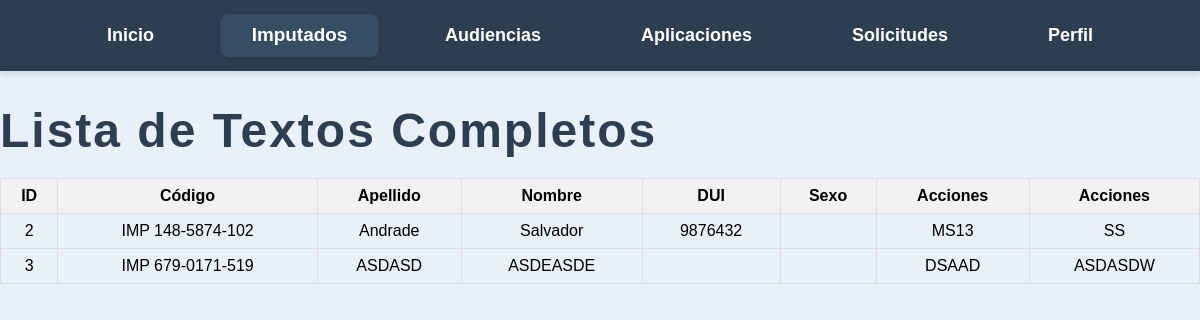
Page /Casos/imputados/tabla_imputados_achivados.php (signed in) on the committed database.
### tables this page shows
CREATE TABLE `imputados_archivados` (
  `id` int(11) NOT NULL,
  `codigo` varchar(20) DEFAULT NULL,
  `apellido` varchar(255) NOT NULL,
  `nombre` varchar(255) NOT NULL,
  `fecha_nacimiento` date NOT NULL,
  `dui` varchar(10) NOT NULL,
  `departamento` varchar(255) NOT NULL,
  `distrito` varchar(255) NOT NULL,
  `direccion` text NOT NULL,
  `madre` varchar(255) DEFAULT NULL,
  `padre` varchar(255) DEFAULT NULL,
  `pandilla` varchar(255) DEFAULT NULL,
  `alias` varchar(255) DEFAULT NULL,
  `sexo` char(1) NOT NULL
);

### Casos/imputados/tabla_imputados_achivados.php (the view, shortened to what this page needs)
<?php
$servername = "localhost";
$username = "root";
$password = "";
$dbname = "legalcc";
$conn = new mysqli($servername, $username, $password, $dbname);
$user_id = $_SESSION['user_id'];
$sql = "SELECT tipo FROM usuarios WHERE id = ?";
$stmt = $conn->prepare($sql);
$stmt->bind_param("i", $user_id);
$stmt->execute();
$stmt->bind_result($tipo_usuario);
?>
<!DOCTYPE html>
<html lang="es">
<head>
</head>
<body>
<nav>
        <ul>
            <li><a href="/Pagina_principal.php" >Inicio</a></li>
            <li>
                <a href="" class="active">Imputados</a>
            </li>
            <li><a href="/Audiencias/Buscar_Audiencias.php">Audiencias</a></li>
            <li><a href="apps.php">Aplicaciones</a></li>
            <?php if ($tipo_usuario === 'juez'): ?>
            <li><a href="/Audiencias/ver_solicitudes.php">Solicitudes</a></li>
            <?php endif; ?>
            <li>
                <a href="/formularios/Perfil.php">Perfil</a>
            </li>
        </ul>
    </nav>
    <h1>Lista de Textos Completos</h1>
    <table>
        <tr>
            <th>ID</th>
            <th>Código</th>
            <th>Apellido</th>
            <th>Nombre</th>
            <th>DUI</th>
            <th>Sexo</th>
            <th>Acciones</th>
            <th>Acciones</th>
        </tr>
        <?php
        $host = 'localhost';
        $username = 'root';
        $password = '';
        $database = 'legalcc';
        $encryption_key = 'LegalCC';
        $ciphering = "AES-128-CTR";
        $encryption_iv = '1234567891011121';
        $conn = new mysqli($host, $username, $password, $database);
        $sql = "SELECT * FROM imputados_archivados";
        $result = $conn->query($sql);
        function decrypt_data($data, $key, $ciphering, $iv) {
            return openssl_decrypt($data, $ciphering, $key, 0, $iv);
        }
        if ($result->num_rows > 0) {
            while ($row = $result->fetch_assoc()) {
                echo "<tr>";
                echo "<td>" . $row['id'] . "</td>";
                echo "<td>" . $row['codigo'],  "</td>";
                echo "<td>" . decrypt_data($row['apellido'], $encryption_key, $ciphering, $encryption_iv) . "</td>";
                echo "<td>" . decrypt_data($row['nombre'], $encryption_key, $ciphering, $encryption_iv) . "</td>";
                echo "<td>" . decrypt_data($row['dui'], $encryption_key, $ciphering, $encryption_iv) . "</td>";
                echo "<td>" . decrypt_data($row['sexo'], $encryption_key, $ciphering, $encryption_iv) . "</td>";
                echo "<td>" . decrypt_data($row['pandilla'], $encryption_key, $ciphering, $encryption_iv) . "</td>";
                echo "<td>" . decrypt_data($row['alias'], $encryption_key, $ciphering, $encryption_iv) . "</td>";
                echo "</tr>";
            }
        } else {
            echo "<tr><td colspan='12'>No se encontraron datos</td></tr>";
        }
        ?>
    </table>
</body>
</html>

### Casos/imputados/tabla_imputados_achivados.php (style rules this page uses)
body { font-family: 'Bahnschrift', sans-serif; background-color: #e8f0fa; margin: 0; padding: 0; display: flex; flex-direction: column; height: 100vh; }
nav { background-color: #2c3e50; padding: 15px 0; box-shadow: 0 4px 6px rgba(0, 0, 0, 0.1); }
ul { list-style-type: none; margin: 0; padding: 0; display: flex; justify-content: center; gap: 40px; }
ul li { position: relative; }
.active { background-color:#374D63; transform: scale(1.05); box-shadow: 0 4px 10px rgba(0, 0, 0, 0.1); }
ul li a { text-decoration: none; color: white; font-size: 18px; font-weight: bold; padding: 10px 30px; display: block; transition: background-color 0.3s ease, transform 0.2s ease; border-radius: 8px; }
h1 { color: #2c3e50; font-size: 48px; margin-bottom: 20px; letter-spacing: 2px; }
table { width: 100%; border-collapse: collapse; }
th, td { border: 1px solid #ddd; padding: 8px; text-align: center; }
th { background-color: #f2f2f2; }

### rows in the picture
imputados_archivados: id "2", codigo "IMP 148-5874-102", apellido "Andrade", nombre "Salvador", dui "9876432", pandilla "MS13", alias "SS"
imputados_archivados: id "3", codigo "IMP 679-0171-519", apellido "ASDASD", nombre "ASDEASDE", pandilla "DSAAD", alias "ASDASDW"
